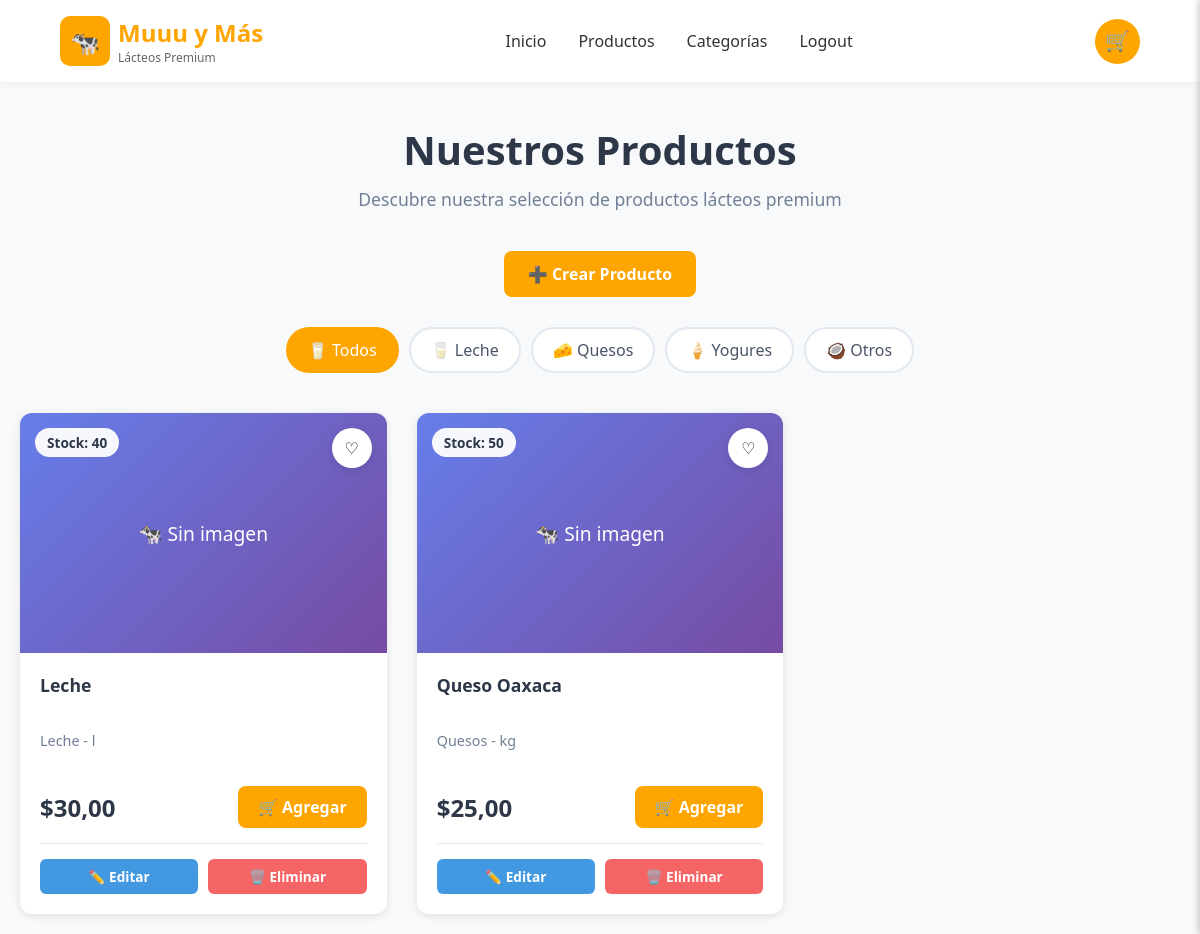
The app's page /productos/lista (signed in), older data.
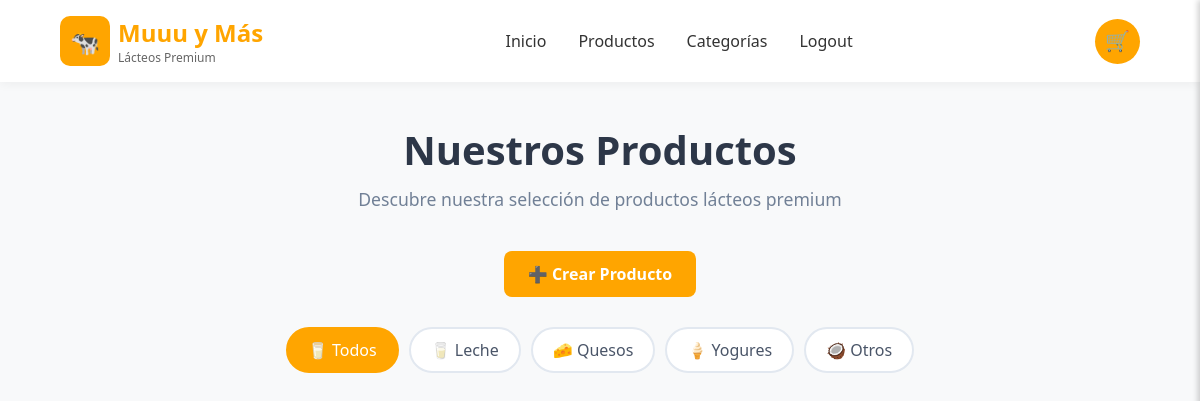
The same page, newer data.
### productos/models.py (models this page shows)
class Producto(models.Model):
    nombre = models.CharField(max_length=100)
    precio = models.DecimalField(max_digits=10, decimal_places=2)
    stock = models.PositiveIntegerField()
    UNIDAD_MEDIDA = (
        ('kg', 'Kg'),
        ('g', 'G'),
        ('l', 'L'),
        ('ml', 'Ml'),
    )
    unidad_medida = models.CharField(max_length=50, choices=UNIDAD_MEDIDA)
    categoria = models.ForeignKey(Categoria, on_delete=models.CASCADE)
    imagen = models.ImageField(upload_to='productos/', null=True, blank=True)

class Categoria(models.Model):
    nombre = models.CharField(max_length=100)
    descripcion = models.TextField()

### productos/views.py (the view)
# urls.py: path('lista', views.lista_productos, name='lista_productos'),
@login_required(login_url='login')
def lista_productos(request):
    productos = Producto.objects.all()
    return render(request, 'productos/lista.html', {'productos': productos})

### pedidos/context_processors.py (called while the page is built)
def carrito_context(request):
    if request.user.is_authenticated:
        carrito, creado = Carrito.objects.get_or_create(usuario=request.user)
        items = carrito.items.all()
        total = carrito.total()
    else:
        items = []
        total = 0
    return {
        'carrito_items': items,
        'carrito_total': total,
    }

### pedidos/models.py (called while the page is built)
    def total(self):
        return sum(item.subtotal() for item in self.items.all())

    def subtotal(self):
        return self.producto.precio * self.cantidad

### productos/templates/productos/lista.html (shortened to what this page needs)
{% load static %}
<!DOCTYPE html>
<html lang="es">
<head>
    <link rel="stylesheet" href="{% static 'productos/lista.css' %}">
</head>
<body>
    <nav class="navbar">
        <div class="logo-container">
            <div class="logo">🐄</div>
            <div class="brand-text">
                <h1>Muuu y Más</h1>
                <p>Lácteos Premium</p>
            </div>
        </div>
        <ul class="nav-links">
            <li><a href="{% url 'landingpage' %}">Inicio</a></li>
            <li><a href="{% url 'lista_productos' %}">Productos</a></li>
            <li><a href="{% url 'listar_categorias' %}">Categorías</a></li>
            {% if user.is_authenticated %}
            <li><a href="{% url 'logout' %}">Logout</a></li>
            {% else %}
            <li><a href="{% url 'login' %}">Login</a></li>
            {% endif %}
        </ul>
        <button class="cart-btn" onclick="toggleCarrito()">🛒</button>
    </nav>
    <div class="container">
        <div class="header">
            <h1>Nuestros Productos</h1>
            <p>Descubre nuestra selección de productos lácteos premium</p>
        </div>
        {% if user.is_authenticated and user.rol == "admin" %}
        <div class="admin-actions">
            <a href="{% url 'crear_producto' %}" class="btn-crear">➕ Crear Producto</a>
        </div>
        {% endif %}
        <div class="filter-tabs">
            <div class="tab active" onclick="filtrarCategoria('todas')">🥛 Todos</div>
            <div class="tab" onclick="filtrarCategoria('leche')">🥛 Leche</div>
            <div class="tab" onclick="filtrarCategoria('quesos')">🧀 Quesos</div>
            <div class="tab" onclick="filtrarCategoria('yogures')">🍦 Yogures</div>
            <div class="tab" onclick="filtrarCategoria('otros')">🥥 Otros</div>
        </div>
        <div class="products-grid">
            {% for producto in productos %}
            <div class="product-card" data-categoria="{{ producto.categoria.nombre|lower }}">
                <div style="position: relative;">
                    {% if producto.imagen %}
                        <img src="{{ producto.imagen.url }}" alt="{{ producto.nombre }}" class="product-image">
                    {% else %}
                        <div class="no-image">🐄 Sin imagen</div>
                    {% endif %}
                    <div class="stock-badge">Stock: {{ producto.stock }}</div>
                    <div class="favorite-btn">♡</div>
                </div>
                <div class="product-info">
                    <h3 class="product-title">{{ producto.nombre }}</h3>
                    <p class="product-description">{{ producto.categoria.nombre }} - {{ producto.unidad_medida }}</p>
                    <div class="product-footer">
                        <span class="product-price">${{ producto.precio }}</span>
                        <a href="{% url 'agregar_al_carrito' producto.id %}" class="btn-add">
                            🛒 Agregar
                        </a>
                    </div>
                    {% if user.is_authenticated and user.rol == "admin" %}
                    <div class="admin-controls">
                        <a href="{% url 'editar_producto' producto.id %}" class="btn-edit">✏️ Editar</a>
                        <a href="{% url 'eliminar_producto' producto.id %}" class="btn-delete">🗑️ Eliminar</a>
                    </div>
                    {% endif %}
                </div>
            </div>
            {% endfor %}
        </div>
    </div>
</body>
</html>

Row changes from the older to the newer data that the page shows:
removed Producto: shows "🐄 Sin imagen", stock "40", nombre "Leche", categoria.nombre "Leche", unidad_medida "l", precio "30,00"
removed Producto: shows "🐄 Sin imagen", stock "50", nombre "Queso Oaxaca", categoria.nombre "Quesos", unidad_medida "kg", precio "25,00"
